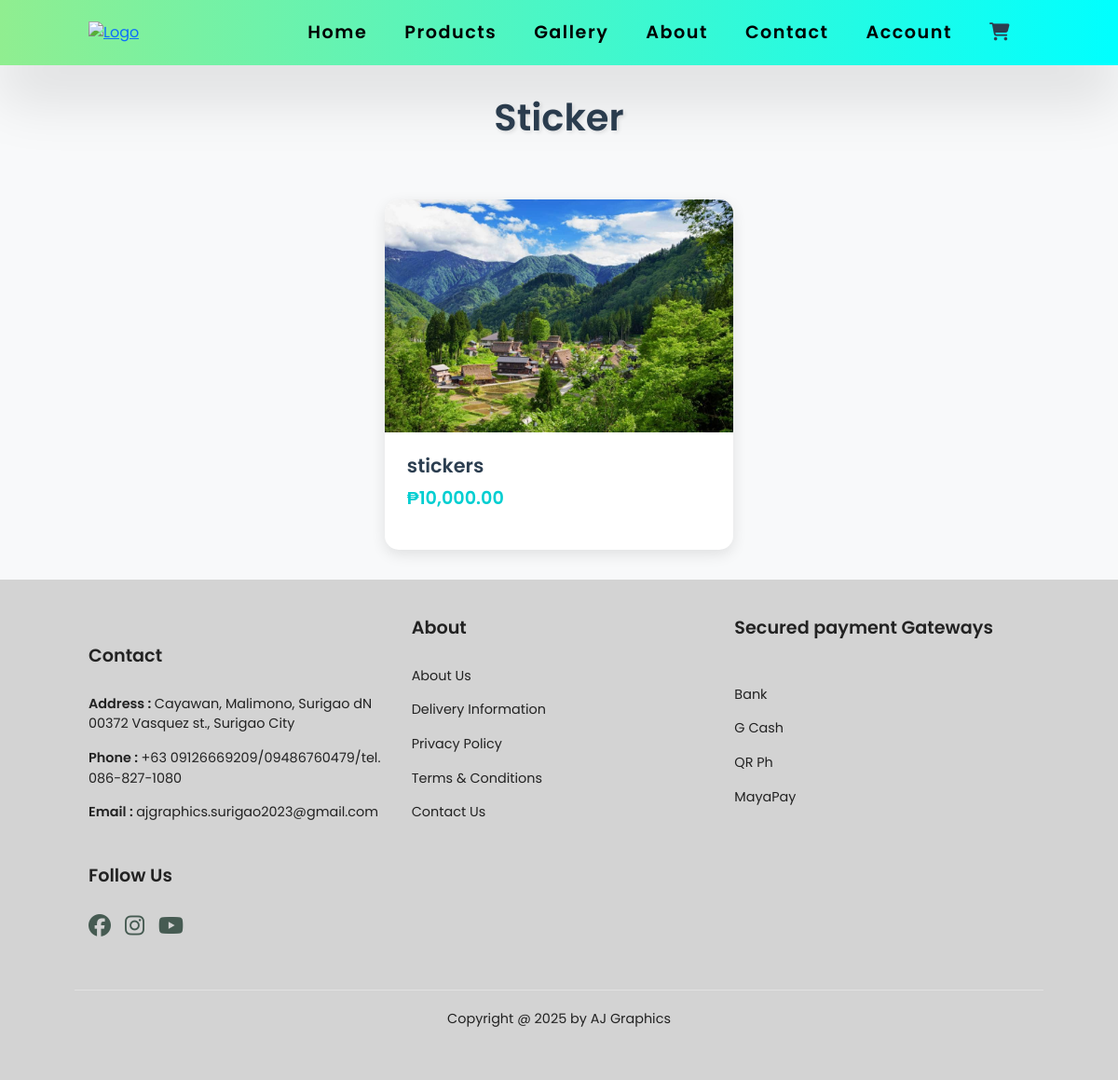
The page /php/category.php?type=sticker (signed in) on the database its author committed.
### tables this page shows
CREATE TABLE `item` (
  `id` int(11) NOT NULL,
  `name` varchar(50) NOT NULL,
  `description` text NOT NULL,
  `price` decimal(10,0) NOT NULL,
  `stock` int(11) NOT NULL,
  `image` varchar(255) NOT NULL,
  `category` varchar(100) NOT NULL,
  `created_at` timestamp NOT NULL DEFAULT current_timestamp() ON UPDATE current_timestamp()
);

### php/category.php (the view, shortened to what this page needs)
<?php
  $category = $_GET['type'] ?? '';
  $category = trim($category);
  include_once('get_db.inc.php');
  $query = "SELECT * FROM item WHERE category = ?";
  $stmt = $pdo -> prepare($query);
  $stmt -> execute([$category]);
  $items = $stmt -> fetchAll();
?>
<!DOCTYPE html>
<html lang="en">
<head>
  <link rel="stylesheet" href="category.css">
  <link href="https://cdn.jsdelivr.net/npm/bootstrap@5.3.5/dist/css/bootstrap.min.css" rel="stylesheet">
</head>
<body>
  <?php include_once "navbar.php"?>
  <h1 class="page-title"><?= ucfirst($category) ?></h1>
  <div class="items-grid">
    <?php foreach ($items as $item): ?>
      <div class="item-card" data-bs-toggle="modal" data-bs-target="#itemModal<?= $item['id'] ?>">
        <img src="/uploads/<?= htmlspecialchars($item['image']) ?>" class="item-image" alt="<?= htmlspecialchars($item['name']) ?>">
        <div class="item-content">
          <h2 class="item-title"><?= htmlspecialchars($item['name']) ?></h2>
          <p class="item-price">₱<?= number_format($item['price'], 2) ?></p>
        </div>
      </div>
    <?php endforeach; ?>
  </div>
  <?php include_once "footer.php"?>
</body>
</html>

### php/category.css (style rules this page uses)
body { background: linear-gradient(135deg, #00CED1, #32CD32); min-height: 100vh; font-family: 'Poppins', sans-serif; margin: 0; padding: 0; display: flex; flex-direction: column; }
h1 { color: #2c3e50; text-align: center; margin: 2rem 0; font-weight: 600; font-size: 2.5rem; text-shadow: 2px 2px 4px rgba(0, 0, 0, 0.1); }

### php/footer.css (style rules this page uses)
* { box-sizing: border-box; font-family: "Poppins", sans-serif; margin: 0; padding: 0; }

### php/category.php (style rules this page uses)
body { background: #f8f9fa; min-height: 100vh; margin: 0; padding: 0; }
.page-title { text-align: center; color: #2c3e50; margin: 2rem 0; font-size: 2.5rem; font-weight: 600; }
.items-grid { display: grid; grid-template-columns: repeat(auto-fit, minmax(300px, 1fr)); gap: 2rem; padding: 2rem; max-width: 1400px; margin: 0 auto; }
.item-card { background: white; border-radius: 15px; box-shadow: 0 5px 15px rgba(0, 0, 0, 0.1); overflow: hidden; transition: all 0.3s ease; cursor: pointer; }
.item-image { width: 100%; height: 250px; object-fit: cover; transition: transform 0.3s ease; }
.item-content { padding: 1.5rem; }
.item-title { font-size: 1.3rem; font-weight: 600; color: #2c3e50; margin-bottom: 0.5rem; }
.item-price { font-size: 1.2rem; color: #00CED1; font-weight: 600; margin-bottom: 1rem; }

### php/navbar.php (style rules this page uses)
* { box-sizing: border-box; font-family: "Poppins", sans-serif; margin: 0; padding: 0; }
body { width: 100%; }

### rows shown on the page
item: image (picture), name "stickers", price "10,000.00"

### other values the page prints
$category "Sticker"
